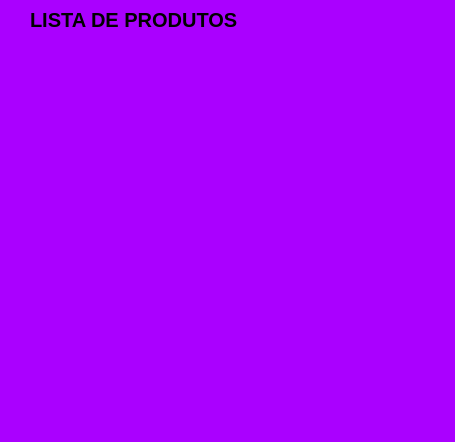
<?xml version="1.0" encoding="UTF-8"?>
<ui version="4.0">
 <class>MainWindow</class>
 <widget class="QMainWindow" name="MainWindow">
  <property name="geometry">
   <rect>
    <x>0</x>
    <y>0</y>
    <width>455</width>
    <height>442</height>
   </rect>
  </property>
  <property name="windowTitle">
   <string>MainWindow</string>
  </property>
  <property name="styleSheet">
   <string notr="true">background-color: rgb(170, 0, 255);</string>
  </property>
  <widget class="QWidget" name="centralwidget">
   <widget class="QLabel" name="label">
    <property name="geometry">
     <rect>
      <x>30</x>
      <y>10</y>
      <width>321</width>
      <height>20</height>
     </rect>
    </property>
    <property name="font">
     <font>
      <pointsize>15</pointsize>
      <bold>true</bold>
     </font>
    </property>
    <property name="styleSheet">
     <string notr="true">color: rgb(0, 0, 0);</string>
    </property>
    <property name="text">
     <string>LISTA DE PRODUTOS</string>
    </property>
   </widget>
  </widget>
  <widget class="QMenuBar" name="menubar">
   <property name="geometry">
    <rect>
     <x>0</x>
     <y>0</y>
     <width>455</width>
     <height>33</height>
    </rect>
   </property>
  </widget>
  <widget class="QStatusBar" name="statusbar"/>
 </widget>
 <resources/>
 <connections/>
</ui>
